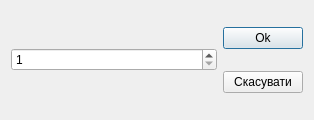
<?xml version="1.0" encoding="UTF-8"?>
<ui version="4.0">
 <class>idSelectDialog</class>
 <widget class="QDialog" name="idSelectDialog">
  <property name="geometry">
   <rect>
    <x>0</x>
    <y>0</y>
    <width>314</width>
    <height>120</height>
   </rect>
  </property>
  <property name="windowTitle">
   <string>Оберіть вершину</string>
  </property>
  <layout class="QHBoxLayout" name="horizontalLayout">
   <item>
    <widget class="QSpinBox" name="spinBox">
     <property name="minimum">
      <number>1</number>
     </property>
     <property name="maximum">
      <number>2147483647</number>
     </property>
    </widget>
   </item>
   <item>
    <layout class="QVBoxLayout" name="verticalLayout">
     <property name="sizeConstraint">
      <enum>QLayout::SetMinimumSize</enum>
     </property>
     <item>
      <widget class="QPushButton" name="okButton">
       <property name="sizePolicy">
        <sizepolicy hsizetype="Maximum" vsizetype="Fixed">
         <horstretch>0</horstretch>
         <verstretch>0</verstretch>
        </sizepolicy>
       </property>
       <property name="text">
        <string>Ok</string>
       </property>
      </widget>
     </item>
     <item>
      <widget class="QPushButton" name="cancelButton">
       <property name="sizePolicy">
        <sizepolicy hsizetype="Maximum" vsizetype="Fixed">
         <horstretch>0</horstretch>
         <verstretch>0</verstretch>
        </sizepolicy>
       </property>
       <property name="text">
        <string>Скасувати</string>
       </property>
      </widget>
     </item>
    </layout>
   </item>
  </layout>
 </widget>
 <resources/>
 <connections/>
</ui>
